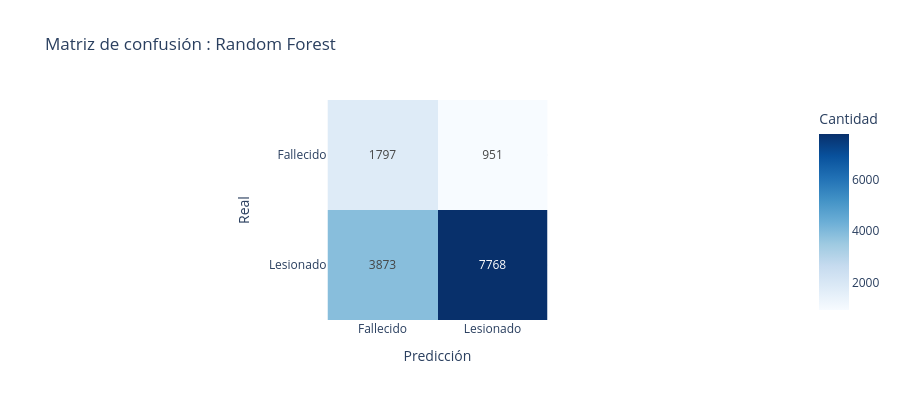

The cell this chart's notebook holds for it:
### Code cell
# -- Visualización 2: Matriz de confusión ----------------------------------------------
cm_labels = ['Fallecido', 'Lesionado']
fig_cm = px.imshow(
    cm,
    labels=dict(x='Predicción', y='Real', color='Cantidad'),
    x=cm_labels,
    y=cm_labels,
    text_auto=True,
    color_continuous_scale='Blues',
    title='Matriz de confusión : Random Forest'
)
fig_cm.update_layout(height=400, template='plotly_white')
fig_cm.show()

### Figure 1 — Plotly figure (JSON) as saved in the notebook; plotly's stock layout.template omitted (floating-point values rounded to 4 significant figures)
{"data": [{"coloraxis": "coloraxis", "hovertemplate": "Predicción: %{x}<br>Real: %{y}<br>Cantidad: %{z}<extra></extra>", "name": "0", "texttemplate": "%{z}", "type": "heatmap", "x": ["Fallecido", "Lesionado"], "xaxis": "x", "y": ["Fallecido", "Lesionado"], "yaxis": "y", "z": [[1797, 951], [3873, 7768]]}], "layout": {"coloraxis": {"colorbar": {"title": {"text": "Cantidad"}}, "colorscale": [[0, "rgb(247,251,255)"], [0.125, "rgb(222,235,247)"], [0.25, "rgb(198,219,239)"], [0.375, "rgb(158,202,225)"], [0.5, "rgb(107,174,214)"], [0.625, "rgb(66,146,198)"], [0.75, "rgb(33,113,181)"], [0.875, "rgb(8,81,156)"], [1, "rgb(8,48,107)"]]}, "height": 400, "title": {"text": "Matriz de confusión : Random Forest"}, "xaxis": {"anchor": "y", "constrain": "domain", "domain": [0, 1], "scaleanchor": "y", "title": {"text": "Predicción"}}, "yaxis": {"anchor": "x", "autorange": "reversed", "constrain": "domain", "domain": [0, 1], "title": {"text": "Real"}}}}
